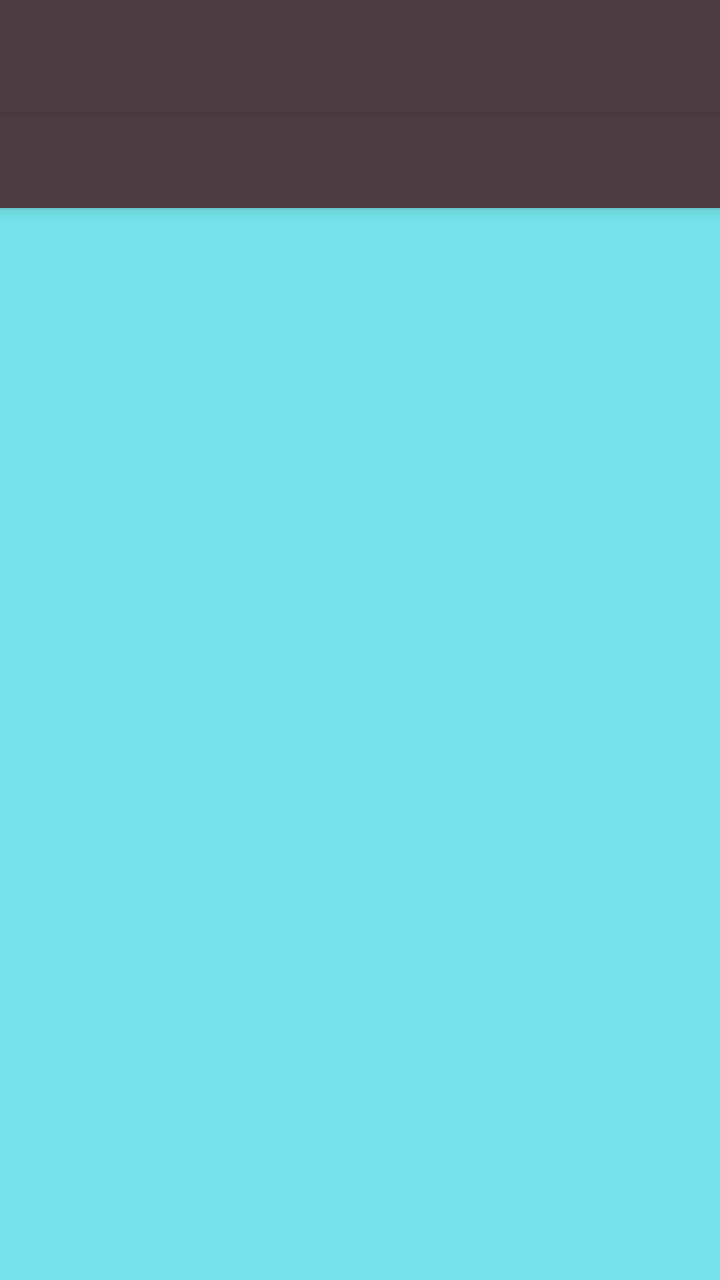
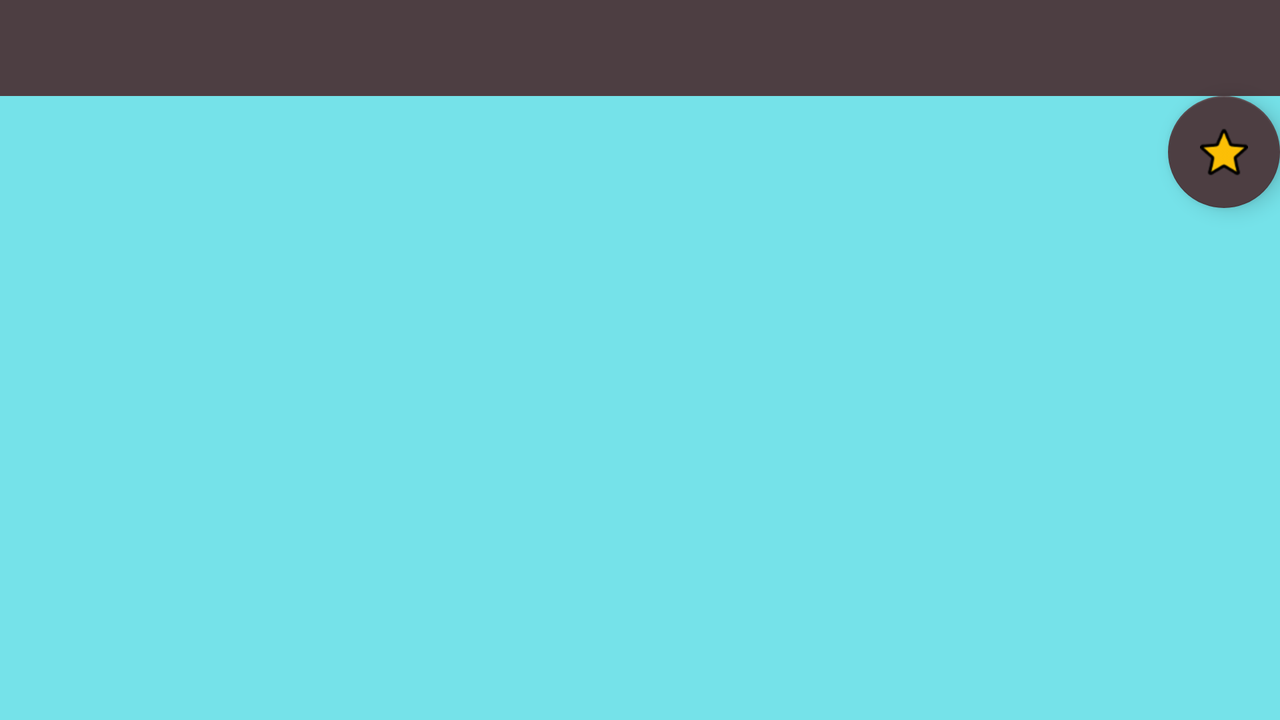

Two renders of one Android screen. The first uses the default layout on a phone; the second uses the alternative layout the repository ships for a different screen configuration, on a matching device. The two XML files are below.
<!-- AndroidManifest.xml: application theme AppTheme -->
<!-- res/layout/activity_main.xml -->
<?xml version="1.0" encoding="utf-8"?>
<androidx.coordinatorlayout.widget.CoordinatorLayout xmlns:android="http://schemas.android.com/apk/res/android"
    xmlns:app="http://schemas.android.com/apk/res-auto"
    xmlns:tools="http://schemas.android.com/tools"
    android:layout_width="match_parent"
    android:layout_height="match_parent"
    android:orientation="vertical"
    android:background="@color/colorAccent"
    tools:context=".MainActivity">


    <com.google.android.material.appbar.AppBarLayout
        android:id="@+id/appbar"
        android:layout_width="match_parent"
        android:layout_height="wrap_content"
        android:theme="@style/ThemeOverlay.AppCompat.Dark.ActionBar">

        <androidx.appcompat.widget.Toolbar
            android:id="@+id/toolbar"
            android:layout_width="match_parent"
            android:layout_height="wrap_content"
            android:background="@color/colorPrimary"
            app:layout_scrollFlags="scroll|enterAlways"
            android:elevation="@dimen/elevacion_actionbar"
            />

        <com.google.android.material.tabs.TabLayout
            android:id="@+id/tabLayout"
            android:layout_width="match_parent"
            android:layout_height="wrap_content">

        </com.google.android.material.tabs.TabLayout>

    </com.google.android.material.appbar.AppBarLayout>


            <androidx.viewpager.widget.ViewPager
                android:id="@+id/viewPager"
                android:layout_width="match_parent"
                android:layout_height="match_parent"
                app:layout_behavior="@string/appbar_scrolling_view_behavior"
                >

            </androidx.viewpager.widget.ViewPager>


</androidx.coordinatorlayout.widget.CoordinatorLayout>
<!-- resources referenced by this layout -->
<resources>
  <color name="colorAccent">#75e2e9</color>
  <color name="colorPrimary">#4d3e42</color>
  <dimen name="elevacion_actionbar">4dp</dimen>
  <style name="AppTheme" parent="Theme.AppCompat.Light.NoActionBar">
          
          <item name="colorPrimary">#4D3E42</item>
          <item name="colorPrimaryDark">#372F31</item>
          <item name="colorAccent">@color/colorAccent</item>
          <item name="windowActionBar">false</item>
          <item name="windowNoTitle">true</item>
      </style>
</resources>
<!-- res/layout-land/activity_main.xml (the repository's variant of the layout above) -->
<!-- drawn on the phone turned sideways -->
<?xml version="1.0" encoding="utf-8"?>
<LinearLayout xmlns:android="http://schemas.android.com/apk/res/android"
    xmlns:app="http://schemas.android.com/apk/res-auto"
    xmlns:tools="http://schemas.android.com/tools"
    android:layout_width="match_parent"
    android:layout_height="match_parent"
    android:orientation="vertical"
    android:background="@color/colorAccent"
    tools:context=".MainActivity">


    <include android:id="@+id/miActionBar"
        layout="@layout/actionbar"
        />

    <androidx.core.widget.NestedScrollView
        android:id="@+id/myscroll"
        android:layout_width="match_parent"
        android:layout_height="wrap_content">
        
        <LinearLayout
            android:layout_width="match_parent"
            android:layout_height="wrap_content"
            android:orientation="vertical">

            <androidx.recyclerview.widget.RecyclerView
                android:id="@+id/rvMascotas"
                android:layout_height="match_parent"
                android:layout_width="wrap_content"
                android:layout_gravity="center_horizontal"
                />

        </LinearLayout>

    </androidx.core.widget.NestedScrollView>

    <com.google.android.material.floatingactionbutton.FloatingActionButton
        android:id="@+id/floatingActionButton"
        android:layout_width="wrap_content"
        android:layout_height="wrap_content"
        android:layout_below="@+id/btnMiBoton"
        android:layout_centerHorizontal="true"
        android:layout_gravity="bottom|right|end"
        android:src="@drawable/ic_star"
        app:backgroundTint="#4d3e42" />

</LinearLayout>
<!-- res/layout/actionbar.xml (included above) -->
<?xml version="1.0" encoding="utf-8"?>
<com.google.android.material.appbar.AppBarLayout
    xmlns:android="http://schemas.android.com/apk/res/android"
    xmlns:app="http://schemas.android.com/apk/res-auto"
    android:layout_width="match_parent"
    android:layout_height="?attr/actionBarSize"
    android:background="@color/colorPrimary"
    android:theme="@style/ThemeOverlay.AppCompat.Dark.ActionBar"
    android:id="@+id/appbar"
    >

    <androidx.appcompat.widget.Toolbar
        android:id="@+id/toolbar"
        android:layout_width="match_parent"
        android:layout_height="wrap_content"
        android:background="@color/colorPrimary"
        app:layout_scrollFlags="scroll|enterAlways"
        android:elevation="@dimen/elevacion_actionbar">

    </androidx.appcompat.widget.Toolbar>

    <com.google.android.material.tabs.TabLayout
        android:id="@+id/tabLayout"
        android:layout_width="match_parent"
        android:layout_height="wrap_content"
        android:layout_below="@+id/toolbar">
    </com.google.android.material.tabs.TabLayout>

</com.google.android.material.appbar.AppBarLayout>
<!-- resources referenced by the variant -->
<!-- as the phone turned sideways resolves them -->
<resources>
  <color name="colorAccent">#75e2e9</color>
  <color name="colorPrimary">#4d3e42</color>
  <dimen name="elevacion_actionbar">4dp</dimen>
  <!-- drawable ic_star: png bitmap (drawable-hdpi, 2058 bytes) -->
  <style name="AppTheme" parent="Theme.AppCompat.Light.NoActionBar">
          
          <item name="colorPrimary">#4D3E42</item>
          <item name="colorPrimaryDark">#372F31</item>
          <item name="colorAccent">@color/colorAccent</item>
          <item name="windowActionBar">false</item>
          <item name="windowNoTitle">true</item>
      </style>
</resources>
